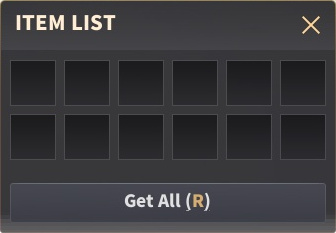
#> input picture resources/item_box.jpg, 336 x 233 px
$ python item_color_grabber.py
#> lines starting #> are read from the running program, lines starting #| are printed output that depends on the picture
import os
import cv2 as cv
import numpy as np


class Colors():
    GOLD = 1
    BLUE = 2
    GREEN = 3
    OTHER = 4

class ColorGrabber():

    item_x, item_y, dx = 11, 61, 54
    back_colors = (
        (Colors.GOLD, (115, 69, 47)),
        (Colors.BLUE, (99.5, 124.5, 151.5)),
        (Colors.GREEN, (140, 105.5, 117)),
    )

    def __init__(self):
        self.comp_img = cv.imread('../resources/item_box.jpg', 0)
#> self.comp_img: shape (233, 336); min 20, max 252, mean 58.3
        self.color_mask = cv.imread('../resources/item_color_mask3.tiff', 0)
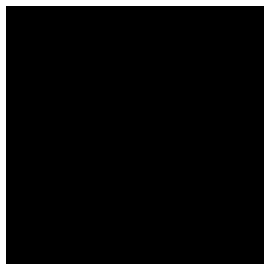
#> input picture resources/item_color_mask3.tiff, 45 x 45 px (shown 6 times larger)
#> self.color_mask: shape (45, 45); 8.7% white in thin lines or dots
        self.relic_img = cv.imread('../resources/relic_shard.jpg', 1) * 1.0
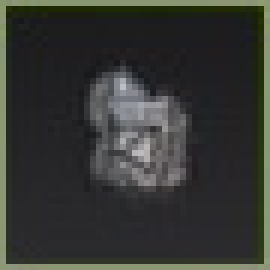
#> input picture resources/relic_shard.jpg, 45 x 45 px (shown 6 times larger)

    # [43 lines left out: function evaluate, not called in this run]


base_dir = '../ml/new_ui_keys/catches/'

cg = ColorGrabber()

#> (the run stopped early here; a loop or call above may not have finished)
